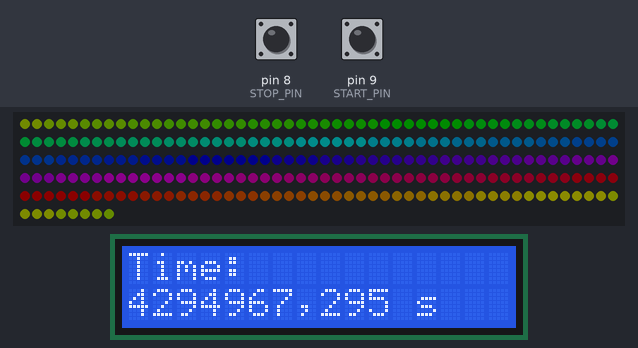
The program below on a simulated Arduino Uno, built with avr-gcc and run on an emulated ATmega328P. On the bench: 258 RGB LEDs in strip order, left to right, continuing on the next row, 16×2 character LCD. Inputs (shaded band) come from the test bench; at power-on: pin 9 (START_PIN) HIGH, pin 8 (STOP_PIN) HIGH. Dim RGB values are drawn brighter than linear; EEPROM starts erased.

Above: at 1.2 s.
1.3 s: pin 9 (START_PIN) pulled LOW for 0.15 s
At 1.53 s:
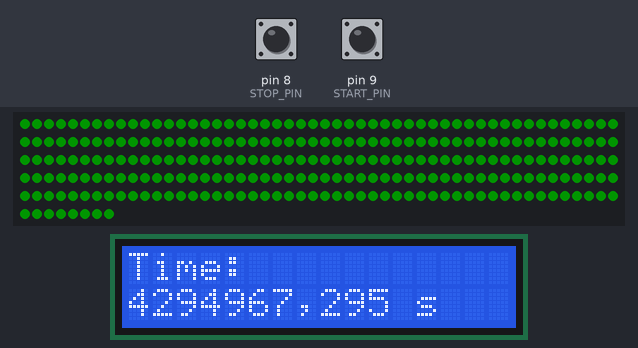
2.0 s: pin 8 (STOP_PIN) pulled LOW for 0.15 s
At 3.2 s:
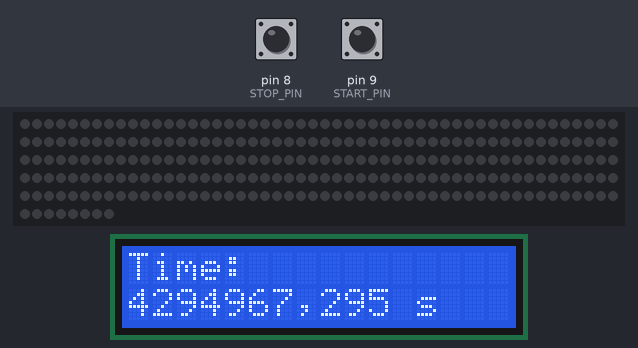
3.6 s: pin 8 (STOP_PIN) pulled LOW for 1 s
At 5.0 s:
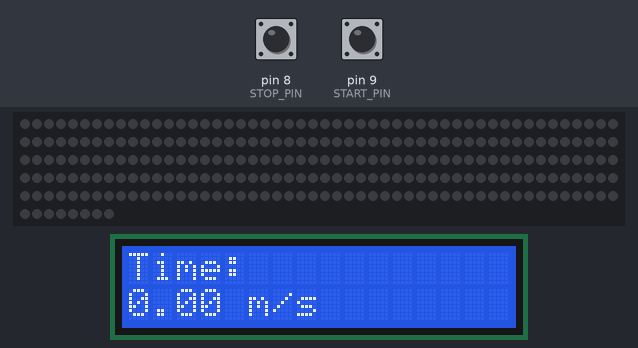
7.6 s: pin 9 (START_PIN) pulled LOW for 1 s
At 8.4 s:
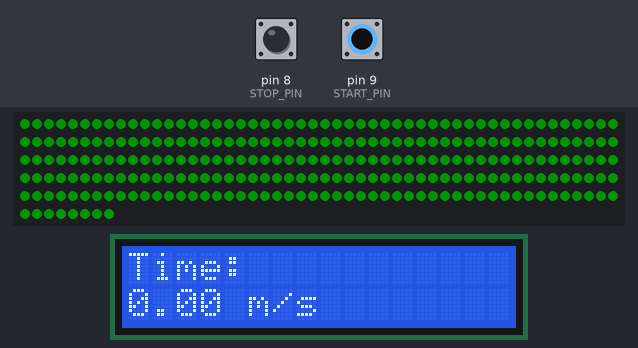
12.2 s: pin 8 (STOP_PIN) pulsed LOW 2 times (0.12 s each, 0.3 s apart)
At 12.45 s:
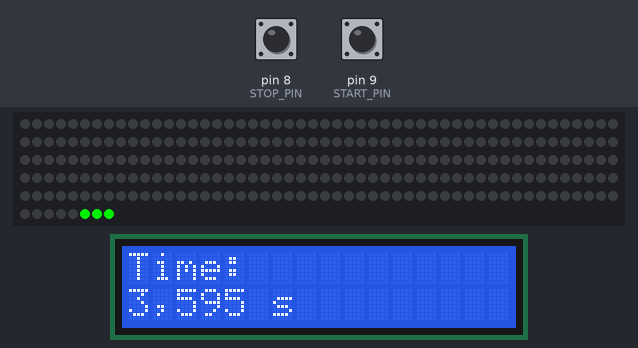
14.8 s: pin 9 (START_PIN) pulled LOW for 0.15 s
At 17.2 s:
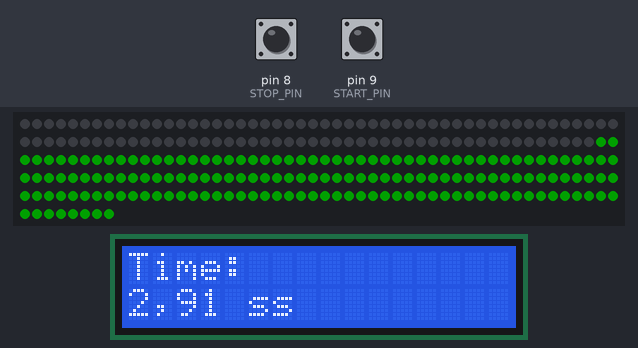
Timing chart, 0 to 18.7 s (numbered marks = the images above; inputs shaded):
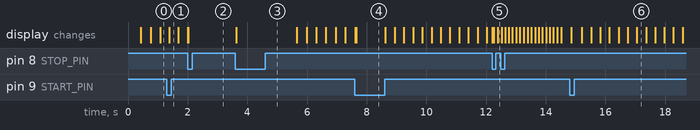

The program:

main.cpp
```cpp
#include <Arduino.h>
#include <FastLED.h>
#include <LiquidCrystal.h>
#include <Wire.h>

#include "colorUtils/hsvRgb.h"
#include "games/games.h"

// Buttons
#define START_PIN 9
#define STOP_PIN 8

bool startDown;
bool startPrev;
bool stopDown;
bool stopPrev;

// LED strip
#define LED_PIN 10
#define NUM_LEDS 258

CRGB leds[NUM_LEDS];

// LCD display
#define LCD_RS 12
#define LCD_ENABLE 11
#define LCD_D4 5
#define LCD_D5 4
#define LCD_D6 3
#define LCD_D7 2

LiquidCrystal lcd(LCD_RS, LCD_ENABLE, LCD_D4, LCD_D5, LCD_D6, LCD_D7);

void setup() {
  pinMode(START_PIN, INPUT_PULLUP);
  pinMode(STOP_PIN, INPUT_PULLUP);

  games::initialize(startDown, startPrev, stopDown, stopPrev, leds, NUM_LEDS, lcd);
  games::switchMode(games::Modes::Idle);

  FastLED.addLeds<WS2812, LED_PIN, GRB>(leds, NUM_LEDS);
  FastLED.setMaxPowerInVoltsAndMilliamps(5, 250);
  FastLED.clear();
  FastLED.show();

  lcd.begin(16, 2);
  games::switchLcdMode(games::LcdModes::Time);
}

void loop() {
  startDown = !digitalRead(START_PIN);
  stopDown = !digitalRead(STOP_PIN);

  games::gameLoop();

  FastLED.show();

  startPrev = startDown;
  stopPrev = stopDown;
}
```

hsvRgb.cpp
```cpp
#include "hsvRgb.h"

#include <Arduino.h>

#include "FastLED.h"

float hsvRgb::fract(float x) { return x - int(x); }

float hsvRgb::mix(float a, float b, float t) { return a + (b - a) * t; }

float hsvRgb::step(float e, float x) { return x < e ? 0.0 : 1.0; }

CRGB hsvRgb::hsv2rgb(CHSV color) {
    float h = color.h / 255.0f, s = color.s / 255.0f, b = color.v / 255.0f;

    float resultR = b * mix(1.0, constrain(abs(fract(h + 1.0) * 6.0 - 3.0) - 1.0, 0.0, 1.0), s);
    float resultG = b * mix(1.0, constrain(abs(fract(h + 0.6666666) * 6.0 - 3.0) - 1.0, 0.0, 1.0), s);
    float resultB = b * mix(1.0, constrain(abs(fract(h + 0.3333333) * 6.0 - 3.0) - 1.0, 0.0, 1.0), s);
    return CRGB(resultR * 255, resultG * 255, resultB * 255);
}

CHSV hsvRgb::rgb2hsv(CRGB color) {
    float r = color.r / 255.0f, g = color.g / 255.0f, b = color.b / 255.0f;

    float s = step(b, g);
    float px = mix(b, g, s);
    float py = mix(g, b, s);
    float pz = mix(-1.0, 0.0, s);
    float pw = mix(0.6666666, -0.3333333, s);
    s = step(px, r);
    float qx = mix(px, r, s);
    float qz = mix(pw, pz, s);
    float qw = mix(r, px, s);
    float d = qx - min(qw, py);
    float resultH = abs(qz + (qw - py) / (6.0 * d + 1e-10));
    float resultS = d / (qx + 1e-10);
    float resultV = qx;
    return CHSV(resultH * 255, resultS * 255, resultV * 255);
}

CRGB hsvRgb::q_hue2rgb(byte hue) {
    float resultR = constrain(abs((byte)hue * (int)6 - 765) - 255, 0, 255);
    float resultG = constrain(abs((byte)(hue + 171) * (int)6 - 765) - 255, 0, 255);
    float resultB = constrain(abs((byte)(hue + 85) * (int)6 - 765) - 255, 0, 255);
    return CRGB(resultR, resultG, resultB);
}
```

hsvRgb.h
```cpp
#pragma once

#include <Arduino.h>

struct CHSV;
struct CRGB;

class hsvRgb {
public:
    static CRGB hsv2rgb(CHSV color);
    static CHSV rgb2hsv(CRGB color);
    static CRGB q_hue2rgb(byte hue);
private:
    static float fract(float x);
    static float mix(float a, float b, float t);
    static float step(float e, float x);
};
```

games.cpp
```cpp
#include "games.h"

#include <FastLED.h>
#include <LiquidCrystal.h>
#include <Wire.h>
#include <EEPROM.h>

#include "..\colorUtils\hsvRgb.h"
#include "idle.h"
#include "ledRun.h"

bool* games::startDown;
bool* games::startPrev;
bool* games::stopDown;
bool* games::stopPrev;

CRGB* games::leds;
int games::numLeds;

LiquidCrystal* games::lcd;

games::Modes games::curMode;
unsigned long games::modeBeginTime;

games::LcdModes games::curLcdMode;

void games::fillStrip(const CRGB& color) {
    for (int i = 0; i < numLeds; i++) {
        leds[i] = color;
    }
}

void games::initialize(bool& startDown, bool& startPrev, bool& stopDown, bool& stopPrev, CRGB* leds, const int& numLeds, LiquidCrystal& lcd) {
    games::startDown = &startDown;
    games::startPrev = &startPrev;
    games::stopDown = &stopDown;
    games::stopPrev = &stopPrev;

    games::leds = leds;
    games::numLeds = numLeds;

    games::lcd = &lcd;
}

void games::switchMode(const Modes& newMode) {
    curMode = newMode;
    modeBeginTime = millis();
}

void games::switchLcdMode(const LcdModes& newLcdMode) {
    curLcdMode = newLcdMode;

    games::lcd->clear();

    unsigned long time;
    switch(newLcdMode) {
    case LcdModes::Time:
        games::lcd->setCursor(0, 0);
        games::lcd->print("Time:");

        EEPROM.get<unsigned long>(0, time);

        games::lcd->setCursor(0, 1);
        games::lcd->print(time / 1000);
        games::lcd->print(",");
        games::lcd->print(time % 1000);
        games::lcd->print(" s");
        break;
    case LcdModes::Speed:
        games::lcd->setCursor(0, 0);
        games::lcd->print("Time:");

        EEPROM.get<unsigned long>(0, time);
        float speed = 9 / (time / 1000.0);

        games::lcd->setCursor(0, 1);
        games::lcd->print(speed);
        games::lcd->print(" m/s");
        break;
    }
}

void games::cycleLcdModes() {
    switch(games::curLcdMode) {
    case games::LcdModes::Time:
        games::switchLcdMode(games::LcdModes::Speed);
        break;
    case games::LcdModes::Speed:
        games::switchLcdMode(games::LcdModes::Time);
        break;
    }
}

void games::gameLoop() {
    switch (curMode) {
        case Modes::Idle:
            idle::idleLoop();
            break;
        case Modes::LedRun:
            ledRun::gameLoop();
            break;
    }
}
```

games.h
```cpp
#pragma once

struct CRGB;
class LiquidCrystal;

class games {
public:
    static bool* startDown;
    static bool* startPrev;
    static bool* stopDown;
    static bool* stopPrev;

    static CRGB* leds;
    static int numLeds;

    static LiquidCrystal* lcd;

    enum Modes {
        Idle,
        LedRun
    };
    static Modes curMode;
    static unsigned long modeBeginTime;

    enum LcdModes {
        Time,
        Speed
    };
    static LcdModes curLcdMode;

    static void fillStrip(const CRGB& color);

    static void initialize(bool& startDown, bool& startPrev, bool& stopDown, bool& stopPrev, CRGB* leds, const int& numLeds, LiquidCrystal& lcd);
    static void switchMode(const Modes& newMode);
    static void switchLcdMode(const LcdModes& newLcdMode);
    static void cycleLcdModes();
    static void gameLoop();
};
```

idle.cpp
```cpp
#include "idle.h"

#include <Arduino.h>
#include <FastLED.h>

#include "..\colorUtils\hsvRgb.h"
#include "games.h"

void idle::rainbow() {
    for (int i = 0; i < games::numLeds; i++) {
        games::leds[i] = hsvRgb::q_hue2rgb(i + millis() / 20);
    }
}

void idle::idleLoop() {
    if(*games::stopDown && !*games::stopPrev) games::cycleLcdModes();

    if(*games::startDown) games::switchMode(games::Modes::LedRun);

    rainbow();
}
```

idle.h
```cpp
#pragma once

class idle {
public:
    static void rainbow();

    static void idleLoop();
};
```

ledRun.cpp
```cpp
#include "ledRun.h"

#include <FastLED.h>
#include <LiquidCrystal.h>
#include <Wire.h>
#include <EEPROM.h>

#include "games.h"

bool ledRun::started = false;
bool ledRun::stopped = false;
unsigned long ledRun::startTime;
unsigned long ledRun::stopTime;
unsigned long ledRun::time;
unsigned long ledRun::lastTime;
bool ledRun::won = false;

void ledRun::gameLoop() {
    // Start
    if(!*games::startDown && !started) {
        started = true;
        startTime = millis();
        EEPROM.get(0, lastTime);
        games::switchLcdMode(games::LcdModes::Time);
        games::lcd->clear();
    }
    if(!started) {
        games::fillStrip(CRGB(0, 255, 0));
        return;
    }

    // Stop
    if(stopped && *games::stopDown && !*games::stopPrev) {
        games::cycleLcdModes();
        stopTime = millis();
    }
    if((*games::stopDown || millis() - startTime > 20000) && !stopped) {
        stopped = true;
        stopTime = millis();

        if(millis() - startTime <= 20000 && millis() - startTime >= 1000) {
            EEPROM.put<unsigned long>(0, millis() - startTime);
        }
        else {
            games::switchLcdMode(games::LcdModes::Time);
        }
    }
    if(stopped) {
        if(millis() - stopTime > 2000) {
            started = false;
            stopped = false;
            won = false;
            games::switchMode(games::Modes::Idle);
        }

        int timePerLed = lastTime/games::numLeds;
        int ledCount = time/timePerLed;
        CRGB litColor = won ? CRGB(0, 255, 0) : CRGB(255, 0, 0);
        litColor = millis() % 250 > 125 ? litColor : CRGB(0, 0, 0);
        for (int i = 0; i < games::numLeds; i++) {
            bool lit = i >= games::numLeds - ledCount;
            games::leds[i] = lit ? litColor : CRGB(0, 0, 0);
        }
        return;
    }

    // Game
    int timePerLed = lastTime/games::numLeds;
    time = millis() - startTime;
    int ledCount = time/timePerLed;
    won = ledCount < games::numLeds;
    CRGB litColor = won ? CRGB(0, 255, 0) : CRGB(255, 0, 0);
    for (int i = 0; i < games::numLeds; i++)
    {
        bool lit = i >= games::numLeds - ledCount;
        games::leds[i] = lit ? litColor : CRGB(0, 0, 0);
    }

    // Time
    games::lcd->setCursor(0, 0);
    games::lcd->print("Time:");

    games::lcd->setCursor(0, 1);
    games::lcd->print(time / 1000);
    games::lcd->print(",");
    games::lcd->print(time % 1000);
    games::lcd->print(" s");
}
```

ledRun.h
```cpp
#pragma once

class ledRun {
private:
    static bool started;
    static bool stopped;
    static unsigned long startTime;
    static unsigned long stopTime;
    static unsigned long time;
    static unsigned long lastTime;
    static bool won;

public:
    static void gameLoop();
};
```

Measured:
- after the input at 3.6 s, the display: changes at once (image 3)
